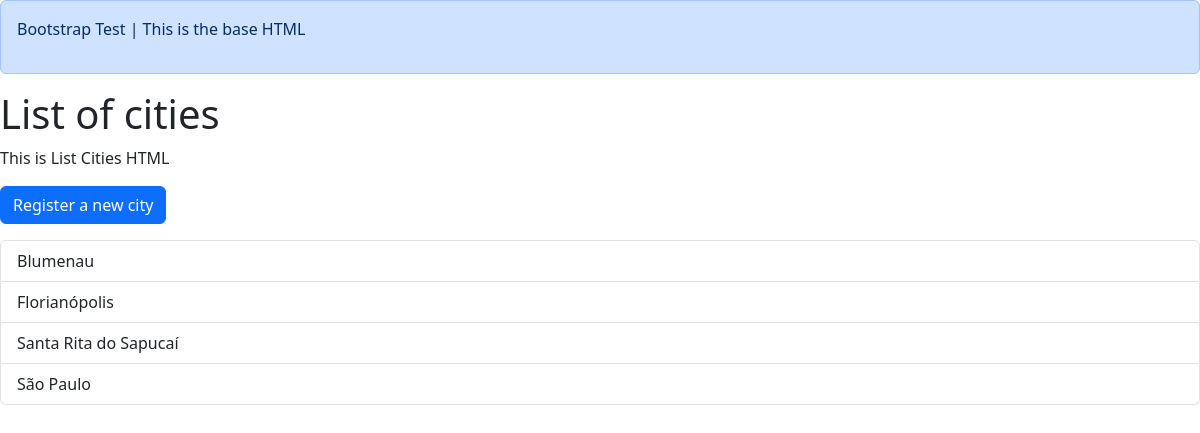
Before: /cities/ with the older database file.
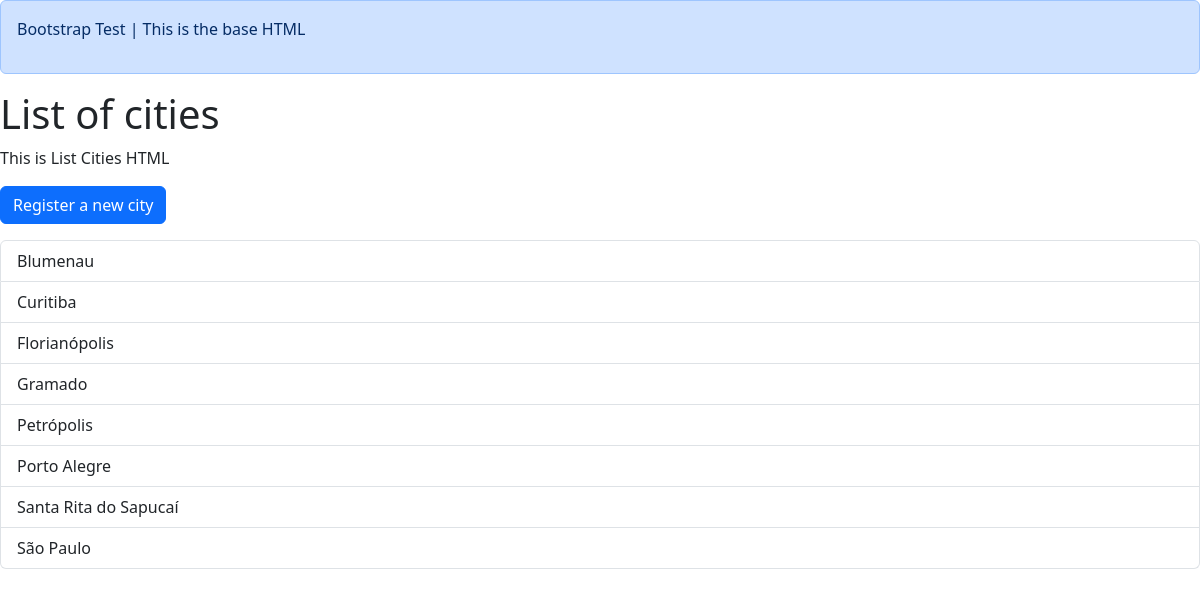
After: the same page with the newer database file.
### cadastro/models.py (models this page shows, shortened)
class Cidade(models.Model):
    nome = models.CharField(max_length=100, unique=True)
    is_capital = models.BooleanField(default=False)

### cadastro/views.py (the view)
# urls.py: path('cities/', list_cities, name='cities'),
def list_cities(request):
    if request.GET.__len__():
        query_set = Cidade.objects.filter(pk=request.GET['id'])
    else:
        query_set = Cidade.objects.all().order_by('nome')
    context = {
        "cities": query_set
    }
    return render(
        request,
        'cities/list.html',
        context
    )

### cadastro/templates/cities/list.html
{% extends 'base.html' %}
{% block container_div %}
<h1>List of cities</h1>
<p>This is List Cities HTML</p>
<p><a class="btn btn-primary" href="{% url 'create_city' %}">Register a new city</a></p>
<ul class="list-group">
    {% for city in cities %}
        <a class="list-group-item" href="{% url 'detailed_cities_param' city.id %}">{{ city.nome }}</a>
    {% endfor %}
</ul>
{% endblock %}

### templates/base.html (shortened to what this page needs)
<!DOCTYPE html>
<html lang="en">
<head>
    <link href="https://cdn.jsdelivr.net/npm/bootstrap@5.3.2/dist/css/bootstrap.min.css" rel="stylesheet">
</head>
<body>
    <div class="alert alert-primary" role="alert">
        <p>Bootstrap Test | This is the base HTML</p>
    </div>
    <div class=container">
        {% block container_div %}{% endblock %}
    </div>
</body>
</html>

Changed rows visible on the page:
added Cidade: nome "Curitiba"
added Cidade: nome "Gramado"
added Cidade: nome "Petrópolis"
added Cidade: nome "Porto Alegre"
